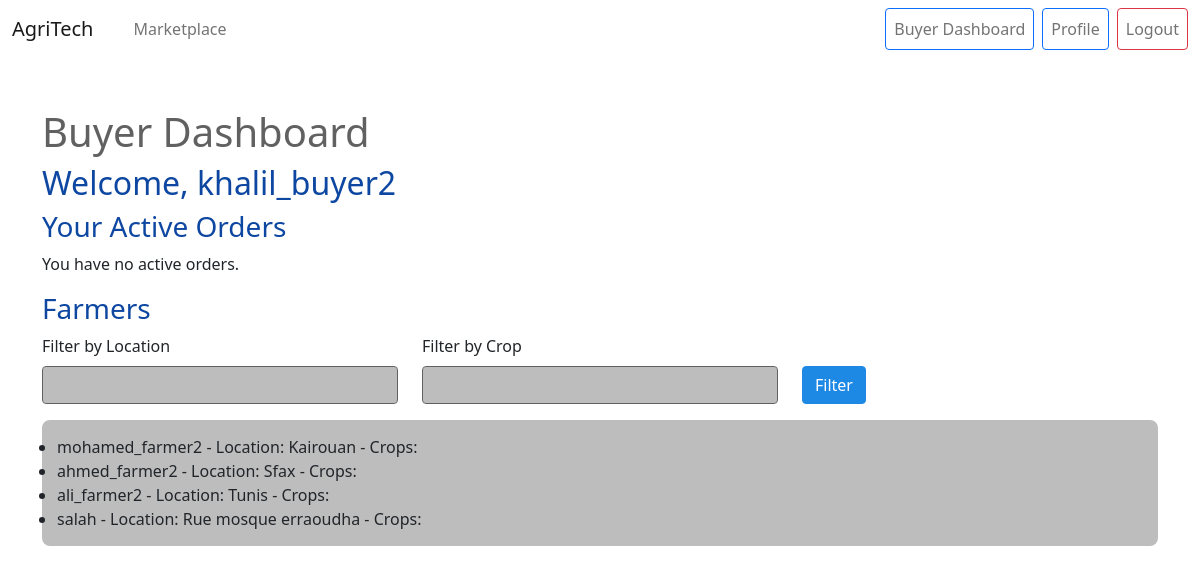
Page /marketplace/buyer/dashboard/ (signed in) on the committed database.
### marketplace/models.py (models this page shows, shortened)
class Buyer(models.Model):
    profile = models.ForeignKey(UserProfile, on_delete=models.CASCADE, related_name='buyer_profiles', limit_choices_to={'role': 'buyer'})
    phone_number = models.CharField(max_length=15)
    location = models.CharField(max_length=100)
    created_at = models.DateTimeField(auto_now_add=True)
    updated_at = models.DateTimeField(auto_now=True)

class UserProfile(models.Model):
    user = models.OneToOneField(User, on_delete=models.CASCADE)
    ROLE_CHOICES = (
        ('farmer', 'Farmer'),
        ('sponsor', 'Sponsor'),
        ('buyer', 'Buyer'),
    )
    role = models.CharField(max_length=10, choices=ROLE_CHOICES)
    created_at = models.DateTimeField(auto_now_add=True)
    updated_at = models.DateTimeField(auto_now=True)

class Farmer(models.Model):
    profile = models.ForeignKey(UserProfile, on_delete=models.CASCADE, related_name='farmer_profiles', limit_choices_to={'role': 'farmer'})
    phone_number = models.CharField(max_length=15)
    location = models.CharField(max_length=100)
    rating = models.DecimalField(max_digits=3, decimal_places=2, default=0.0)
    total_ratings = models.PositiveIntegerField(default=0)
    created_at = models.DateTimeField(auto_now_add=True)
    updated_at = models.DateTimeField(auto_now=True)

### marketplace/views.py (the view)
# urls.py: path('buyer/dashboard/', views.buyer_dashboard, name='buyer_dashboard'),
@login_required
def buyer_dashboard(request):
    try:
        profile = UserProfile.objects.get(user=request.user, role='buyer')
        buyer = Buyer.objects.get(profile=profile)
    except (UserProfile.DoesNotExist, Buyer.DoesNotExist):
        return redirect('marketplace:marketplace_home')
    active_orders = Order.objects.filter(buyer=buyer, status__in=['pending', 'confirmed', 'paid'])
    farmers = Farmer.objects.all()
    location_filter = request.GET.get('location', '')
    crop_filter = request.GET.get('crop', '')
    if location_filter:
        farmers = farmers.filter(location__icontains=location_filter)
    if crop_filter:
        farmers = farmers.filter(produce__title__icontains=crop_filter).distinct()
    context = {
        'buyer': buyer,
        'active_orders': active_orders,
        'farmers': farmers,
        'location_filter': location_filter,
        'crop_filter': crop_filter,
    }
    return render(request, 'marketplace/buyer_dashboard.html', context)

### templates/marketplace/buyer_dashboard.html (shortened to what this page needs)
{% extends 'base.html' %}
{% block content %}
<div class="dashboard-container">
    <h1>Buyer Dashboard</h1>
    <h2>Welcome, {{ buyer.profile.user.username }}</h2>
    <h3>Your Active Orders</h3>
    {% if active_orders %}
        <ul>
        {% for order in active_orders %}
            <li>
                Order #{{ order.id }} -
                {{ order.quantity }} {{ order.produce.unit }} of {{ order.produce.title }} -
                Status: {{ order.status }} -
                <a href="{% url 'marketplace:order_detail' order.id %}">Details</a>
            </li>
        {% endfor %}
        </ul>
    {% else %}
        <p>You have no active orders.</p>
    {% endif %}
    <h3>Farmers</h3>
    <form method="get" class="mb-3">
        <div class="row">
            <div class="col-md-4">
                <label for="location" class="form-label">Filter by Location</label>
                <input type="text" class="form-control" id="location" name="location" value="{{ location_filter }}">
            </div>
            <div class="col-md-4">
                <label for="crop" class="form-label">Filter by Crop</label>
                <input type="text" class="form-control" id="crop" name="crop" value="{{ crop_filter }}">
            </div>
            <div class="col-md-4 d-flex align-items-end">
                <button type="submit" class="btn btn-primary">Filter</button>
            </div>
        </div>
    </form>
    {% if farmers %}
        <ul>
        {% for farmer in farmers %}
            <li>
                {{ farmer.profile.user.username }} -
                Location: {{ farmer.location }} -
                Crops: {% for crop in farmer.produce.all %}{{ crop.title }}{% if not forloop.last %}, {% endif %}{% endfor %}
            </li>
        {% endfor %}
        </ul>
    {% else %}
        <p>No farmers match your filters.</p>
    {% endif %}
</div>
{% endblock %}

### templates/marketplace/buyer_dashboard.html (style rules this page uses)
.dashboard-container h1 { color: #616161; }
.dashboard-container h2, .dashboard-container h3 { color: #0D47A1; }
.dashboard-container .btn-primary { background-color: #66BB6A; border-color: #66BB6A; }
.dashboard-container ul { background-color: #BDBDBD; padding: 15px; border-radius: 8px; }
.dashboard-container .form-control { background-color: #BDBDBD; border-color: #616161; }
.dashboard-container .btn { background-color: #1E88E5; border-color: #1E88E5; }

### rows in the picture
Buyer: profile.user.username "khalil_buyer2"
Farmer: profile.user.username "mohamed_farmer2", location "Kairouan"
Farmer: profile.user.username "ahmed_farmer2", location "Sfax"
Farmer: profile.user.username "ali_farmer2", location "Tunis"
Farmer: profile.user.username "salah", location "Rue mosque erraoudha"
